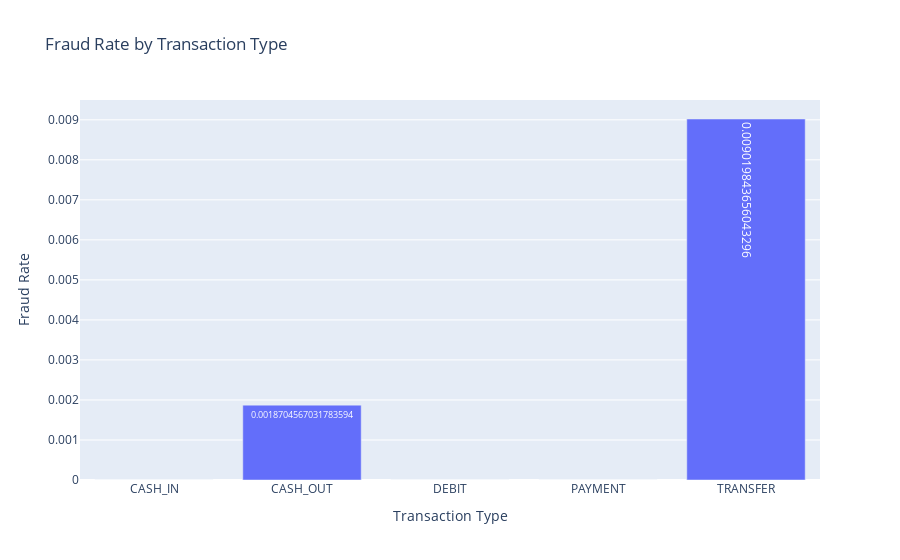

Notebook code for this chart:
### Code cell
# fraud rate by transaction type
fraud_rate = df.groupby('type')['isFraud'].mean().reset_index()
fraud_rate.columns = ['Transaction Type', 'Fraud Rate']
fig = px.bar(fraud_rate, x = 'Transaction Type', y = 'Fraud Rate', title="Fraud Rate by Transaction Type", text='Fraud Rate')
# fig.write_html("fraud_rate.html")
fig.show()

### Figure 1 — Plotly figure (JSON) as saved in the notebook; plotly's stock layout.template omitted (floating-point values rounded to 4 significant figures)
{"data": [{"hovertemplate": "Transaction Type=%{x}<br>Fraud Rate=%{text}<extra></extra>", "legendgroup": "", "marker": {"color": "#636efa", "pattern": {"shape": ""}}, "name": "", "orientation": "v", "showlegend": false, "text": [0.0, 0.00187, 0.0, 0.0, 0.00902], "textposition": "auto", "type": "bar", "x": ["CASH_IN", "CASH_OUT", "DEBIT", "PAYMENT", "TRANSFER"], "xaxis": "x", "y": [0.0, 0.00187, 0.0, 0.0, 0.00902], "yaxis": "y"}], "layout": {"barmode": "relative", "legend": {"tracegroupgap": 0}, "title": {"text": "Fraud Rate by Transaction Type"}, "xaxis": {"anchor": "y", "domain": [0, 1], "title": {"text": "Transaction Type"}}, "yaxis": {"anchor": "x", "domain": [0, 1], "title": {"text": "Fraud Rate"}}}}
